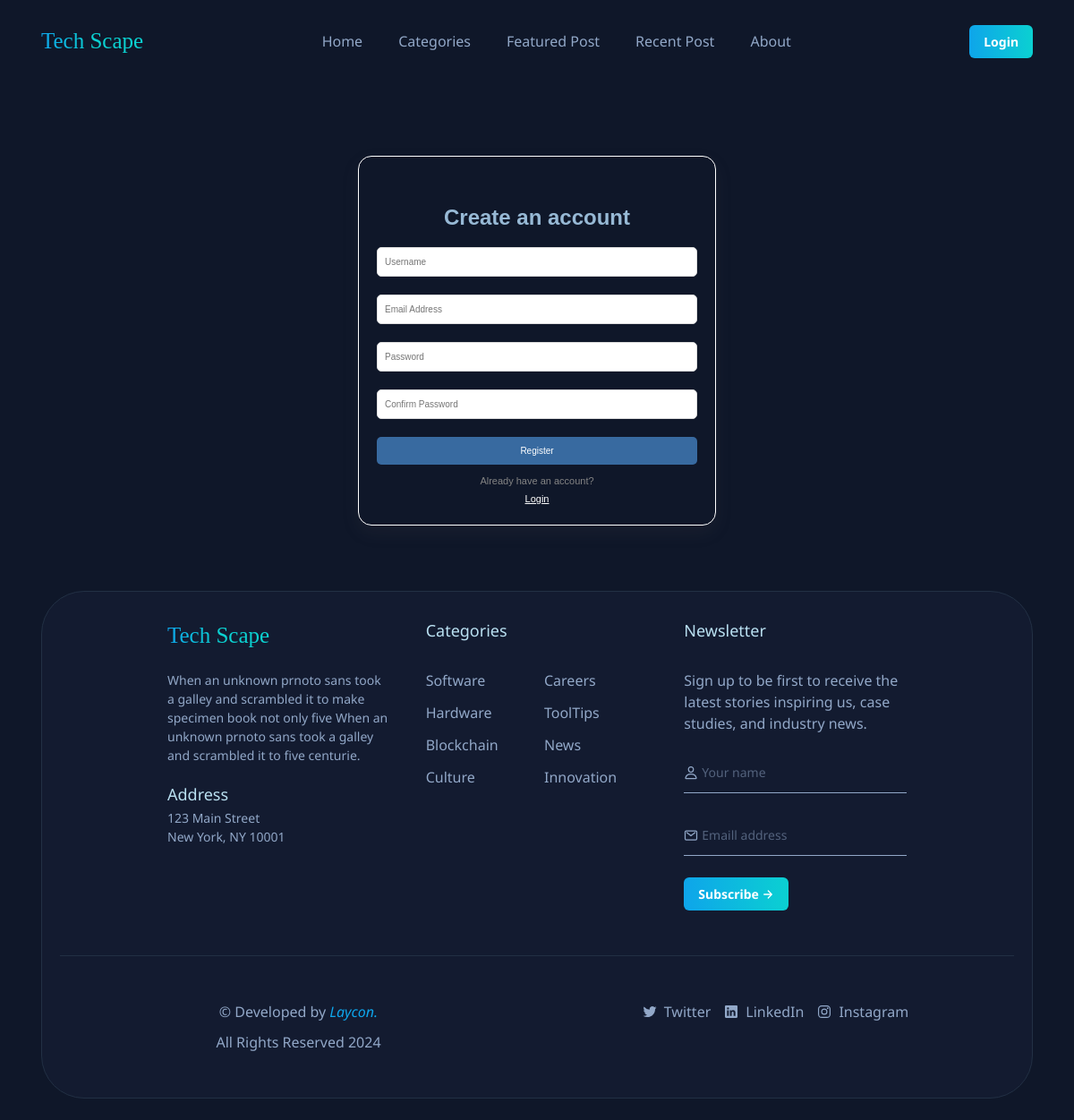
Screenshot of /register with the database file from the repository.
### App/models.py (models this page shows, shortened)
class Category(models.Model):
    name = models.CharField(max_length=100)
    bio = models.CharField(max_length=100, default='Welcome')
    image = models.ImageField(default='test.jpg', blank=True)

### App/views.py (the view)
# urls.py: path('register', views.register, name = 'register'),
def register(request):
    all_categ = Category.objects.all()
    if request.method == 'POST':
        username = request.POST.get('username')
        email = request.POST.get('email')
        password = request.POST.get('password')
        confirm_password = request.POST.get('confirm_password')
        if password == confirm_password:
            user = User.objects.create_user(
                username=username,
                email=email,
                )
            user.set_password(password)
            user.save()
            return redirect('login')
        else:
            return HttpResponse("Passwords are incorrect")
            return render(request, 'register.html', locals())
    else:
        return render(request, 'register.html', locals())

### App/templates/register.html (shortened to what this page needs)
{% extends 'layout.html' %}
{%load static%}
{%block featured%}
<div class="blog-register-body">
    <div class="blog-register-container">
        <h2 class="blog-register-title">Create an account</h2>
        <form class="blog-register-form" action="register" method="POST">
            <input class="blog-register-input" type="text" name="username" placeholder="Username" required>
            <input class="blog-register-input" type="email" name="email" placeholder="Email Address" required>
            <input class="blog-register-input" type="password" name="password" placeholder="Password" required>
            <input class="blog-register-input" type="password" name="confirm_password" placeholder="Confirm Password" required>
            <button class="blog-register-button" type="submit">Register</button>
        </form>
        <p class="blog-register-text">
            Already have an account? <a href="{% url 'login' %}">Login</a>
        </p>
    </div>
</div>
{% endblock  %}

### App/templates/layout.html (shortened to what this page needs)
{%load static%}
{% load custom_filters %}
<!DOCTYPE html>
<html lang="en">
<head>
  <link rel="stylesheet" href="{% static 'styles789.css'%}">
  <link rel="stylesheet" href="{% static 'related22.css'%}">
  <link rel="stylesheet" href="{% static 'postpag888.css'%}">
</head>
<body id="top">
  {% block nav %}
  <header class="header" data-header>
    <div class="container">
      <a href="{% url 'home' %}" class="logo">
        <span class="span1">Tech Scape</span>
      </a>
      <nav class="navbar" data-navbar>
        <ul class="navbar-list">
          <li>
            <a href="{% url 'home' %}" class="navbar-link hover-1" data-nav-toggler>Home</a>
          </li>
          <li>
            <a href="{% url 'categories' %}" class="navbar-link hover-1" data-nav-toggler>Categories</a>
          </li>
          <li>
            <a href="#featured" class="navbar-link hover-1" data-nav-toggler>Featured Post</a>
          </li>
          <li>
            <a href="{% url 'recentposts' %}" class="navbar-link hover-1" data-nav-toggler>Recent Post</a>
          </li>
          <li>
            <a href="#" class="navbar-link hover-1" data-nav-toggler>About</a>
          </li>
        </ul>
      </nav>
      {% if user.is_authenticated  %}
      <a href="{% url 'profile'%}" class="btn btn-primary">Profile</a>
      {% else %}
      <a href="{% url 'login' %}" class="btn btn-primary">Login</a>
      {% endif %}
    </div>
  </header>
  {% endblock  %}
  <main>
    <article>
      {%block featured%}{% endblock  %}
    </article>
  </main>
  {%block footer%}
  <footer>
    <div class="container">
      <div class="card footer">
        <div class="section footer-top">
          <div class="footer-brand">
            <a href="#" class="logo">
              <span class="span1">Tech Scape</span>
            </a>
            <p class="footer-text">
              When an unknown prnoto sans took a galley and scrambled it to make specimen book not only five When an
              unknown prnoto sans took a galley and scrambled it to five centurie.
            </p>
            <p class="footer-list-title">Address</p>
            <address class="footer-text address">
              123 Main Street <br>
              New York, NY 10001
            </address>
          </div>
          <div class="footer-list">
            <p class="footer-list-title">Categories</p>
            <ul>
              {% for category in all_categ %}
              <li>
                <a href="{% url 'category_detail' name=category.name %}" class="footer-link hover-2">{{category.name}}</a>
              </li>
              {% endfor %}
            </ul>
          </div>
          <div class="footer-list">
            <p class="footer-list-title">Newsletter</p>
            <p class="footer-text">
              Sign up to be first to receive the latest stories inspiring us, case studies, and industry news.
            </p>
            <div class="input-wrapper">
              <input type="text" name="name" placeholder="Your name" required class="input-field" autocomplete="off">
              <ion-icon name="person-outline" aria-hidden="true"></ion-icon>
            </div>
            <div class="input-wrapper">
              <input type="email" name="email_address" placeholder="Emaill address" required class="input-field"
                autocomplete="off">
              <ion-icon name="mail-outline" aria-hidden="true"></ion-icon>
            </div>
            <a href="#" class="btn btn-primary">
              <span class="span">Subscribe</span>
              <ion-icon name="arrow-forward" aria-hidden="true"></ion-icon>
            </a>
          </div>
        </div>
        <div class="footer-bottom">
          <p class="copyright">
            &copy; Developed by <a href="#" class="copyright-link">Laycon.</a>
          </p>
          <ul class="social-list">
            <li>
              <a href="#" class="social-link">
                <ion-icon name="logo-twitter"></ion-icon>
                <span class="span">Twitter</span>
              </a>
            </li>
            <li>
              <a href="#" class="social-link">
                <ion-icon name="logo-linkedin"></ion-icon>
                <span class="span">LinkedIn</span>
              </a>
            </li>
            <li>
              <a href="#" class="social-link">
                <ion-icon name="logo-instagram"></ion-icon>
                <span class="span">Instagram</span>
              </a>
            </li>
          </ul>
          <div class="rights">
            All Rights Reserved 2024
          </div>
        </div>
      </div>
    </div>
  </footer>
  {% endblock  %}
</body>
</html>

### App/static/postpag888.css (style rules this page uses)
.blog-register-body { padding: 0px; margin-top: 100px; font-family: Arial, sans-serif; display: flex; justify-content: center; align-items: center; min-height: 70vh; }
.blog-register-container { padding: 2rem; border-radius: 15px; box-shadow: 0px 8px 20px rgba(105, 96, 96, 0.1); width: 100%; max-width: 400px; border: 1px solid rgb(255, 255, 255); }
.blog-register-title { text-align: center; margin-bottom: 1.5rem; color: #97b9d5; margin-top: 30px; }
.blog-register-form { display: flex; flex-direction: column; gap: 2rem; }
.blog-register-input { background-color: white; padding: 0.8rem; border: 1px solid #ddd; border-radius: 5px; font-size: 1rem; color: black; }
.blog-register-button { background: #386aa0; color: #ffffff; padding: 0.8rem; border: none; border-radius: 5px; font-size: 1rem; cursor: pointer; transition: 0.3s; }
.blog-register-text { margin-top: 10px; text-align: center; font-size: 11px; color: #848484; display: flex; flex-direction: column; }
.blog-register-text a { margin-top: 4px; color: #ffffff; text-decoration: underline; width: fit-content; align-self: center; justify-self: center; }

### rows the page displays
Category: name "Software"
Category: name "Hardware"
Category: name "Blockchain"
Category: name "Culture"
Category: name "Careers"
Category: name "ToolTips"
Category: name "News"
Category: name "Innovation"
